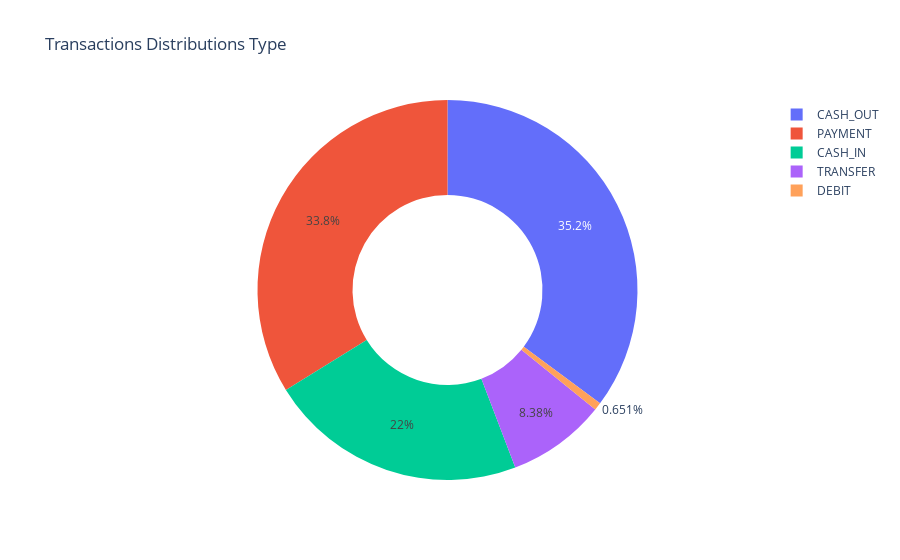

Notebook code for this chart:
### Code cell
# Plotting Transaction type
type = data.type.value_counts()
transactions = type.index
quantities = type.values
colors = ["gold", "lightgreen"]

import plotly.express as px

fig = px.pie(data,
             values=quantities,
             names=transactions,
             color=transactions, hole=0.5,
             title="Transactions Distributions Type")
fig.show()

### Figure 1 — Plotly figure (JSON) as saved in the notebook; plotly's stock layout.template omitted (floating-point values rounded to 4 significant figures)
{"data": [{"customdata": [["CASH_OUT"], ["PAYMENT"], ["CASH_IN"], ["TRANSFER"], ["DEBIT"]], "domain": {"x": [0, 1], "y": [0, 1]}, "hole": 0.5, "hovertemplate": "label=%{label}<br>value=%{value}<br>color=%{customdata[0]}<extra></extra>", "labels": ["CASH_OUT", "PAYMENT", "CASH_IN", "TRANSFER", "DEBIT"], "legendgroup": "", "marker": {"colors": ["#636efa", "#EF553B", "#00cc96", "#ab63fa", "#FFA15A"]}, "name": "", "showlegend": true, "type": "pie", "values": [2237500, 2151495, 1399284, 532909, 41432]}], "layout": {"legend": {"tracegroupgap": 0}, "title": {"text": "Transactions Distributions Type"}}}
